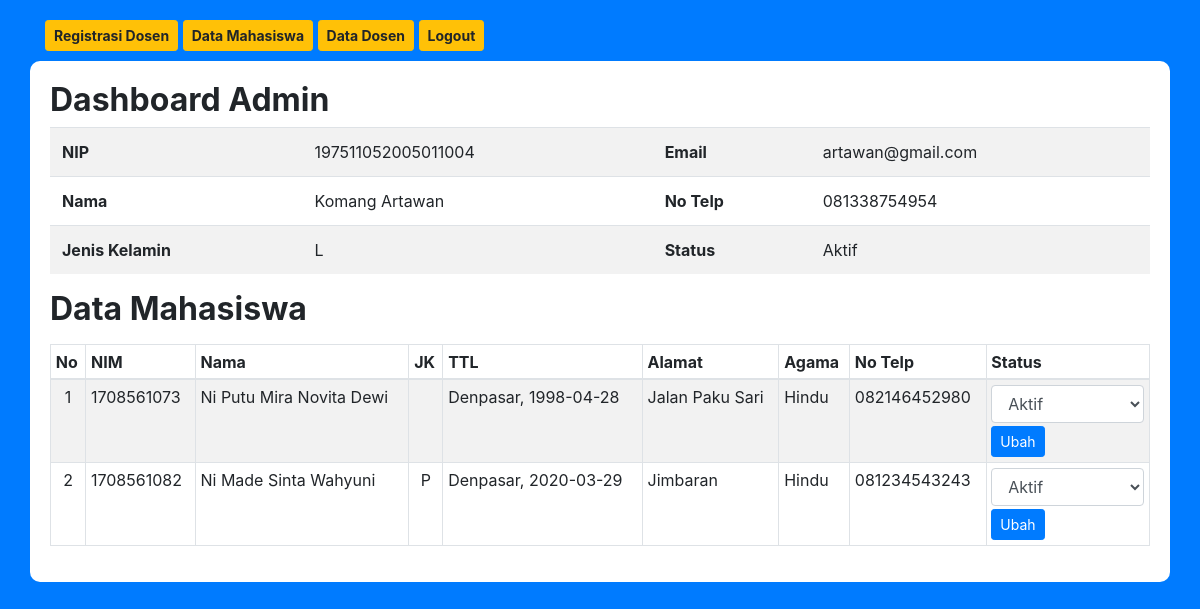
Page /adminDashboard.php (signed in) on the committed database.
### tables this page shows
CREATE TABLE `mahasiswa` (
  `nim` varchar(10) NOT NULL,
  `nama` varchar(50) DEFAULT NULL,
  `jk` enum('P','L') DEFAULT NULL,
  `tmp_lahir` varchar(30) DEFAULT NULL,
  `tgl_lahir` date DEFAULT NULL,
  `alamat` varchar(100) DEFAULT NULL,
  `agama` varchar(10) DEFAULT NULL,
  `no_telp` varchar(15) DEFAULT NULL,
  `fakultas` varchar(30) DEFAULT NULL,
  `prodi` varchar(30) DEFAULT NULL,
  `status_mhs` varchar(20) DEFAULT NULL
);

CREATE TABLE `user` (
  `id` varchar(30) NOT NULL,
  `password` varchar(50) DEFAULT NULL,
  `level` varchar(10) DEFAULT NULL,
  `status_akun` varchar(30) DEFAULT NULL
);

### adminDashboard.php (the view, shortened to what this page needs)
<?php
$id     = $_SESSION['idUser'];
?>
<!doctype html>
<html lang="en">
  <head>
    <link rel="stylesheet" type="text/css" href="css/bootstrap.min.css">
    <link rel="stylesheet" type="text/css" href="css/style.css">
  </head>
  <body>
    <div class="container" style="margin-top:20px;">
        <a href="dosenRegis.php"><button class="btn btn-warning btn-sm"><b>Registrasi Dosen</b></button></a>
        <a href="adminDashboard.php"><button class="btn btn-warning btn-sm"><b>Data Mahasiswa</b></button></a>
        <a href="adminDosen.php"><button class="btn btn-warning btn-sm"><b>Data Dosen</b></button></a>
        <a href="logout.php"><button class="btn btn-warning btn-sm"><b>Logout</b></button></a>
    </div>
    <div class="container" style="background: #fff; padding: 20px; border-radius: 10px; margin-top: 10px;">
        <h2><b>Dashboard Admin</b></h2>
        <?php
            include 'connect.php';
            $getData    = mysqli_query($conn, "SELECT nip, nama, email, jk, no_telp, status_admin FROM admin WHERE nip='$id'");
            $data       = mysqli_fetch_array($getData);
            $nip        = $data['nip'];
            $nama       = $data['nama'];
            $email      = $data['email'];
            $jk         = $data['jk'];
            $no_telp    = $data['no_telp'];
            $status_admin = $data['status_admin'];
        ?>
        <table class="table table-striped">
            <tr>
                <th>NIP</th>
                <td><?php echo $nip; ?></td>
                <th>Email</th>
                <td><?php echo $email; ?></td>
            </tr>
            <tr>
                <th>Nama</th>
                <td><?php echo $nama; ?></td>
                <th>No Telp</th>
                <td><?php echo $no_telp; ?></td>
            </tr>
            <tr>
                <th>Jenis Kelamin</th>
                <td><?php echo $jk; ?></td>
                <th>Status</th>
                <td><?php echo $status_admin; ?></td>
            </tr>
        </table>
        <h2 style="margin-top:10px;"><b>Data Mahasiswa</b></h2>
        <table class="table table-striped table-sm table-bordered" style="margin-top:15px;">
                <thead>
                <tr>
                    <th>No</th>
                    <th>NIM</th>
                    <th>Nama</th>
                    <th>JK</th>
                    <th>TTL</th>
                    <th>Alamat</th>
                    <th>Agama</th>
                    <th>No Telp</th>
                    <th>Status</th>
                </tr>
                </thead>
                <tbody id="tabel">
                <?php
                    include "connect.php";
                    $query_mysqli = mysqli_query($conn, "SELECT * FROM mahasiswa")or die(mysql_error());
                    $nomor = 1;
                    while($data = mysqli_fetch_array($query_mysqli)){
                ?>
                <tr>
                    <td align="center"><?php echo $nomor++; ?></td>
                    <td><?php echo $data['nim']; ?></td>
                    <td><?php echo $data['nama']; ?></td>
                    <td align="center"><?php echo $data['jk']; ?></td>
                    <td><?php echo $data['tmp_lahir'].", ".$data['tgl_lahir'];; ?></td>
                    <td><?php echo $data['alamat']; ?></td>
                    <td><?php echo $data['agama']; ?></td>
                    <td><?php echo $data['no_telp']; ?></td>
                    <?php $nim = $data['nim']; ?>
                    <td>
                    <form method="post" id="form-ubah-mhs" action="adminUpdateMhs.php">
                        <?php
                          $getUser = mysqli_query($conn, "SELECT status_akun FROM USER WHERE id='$nim'");
                          $dataUser = mysqli_fetch_array($getUser);
                        ?>
                        <select class="form-control" name="status_akun" id="status_akun">
                            <option value="<?php echo $dataUser['status_akun']; ?>"><?php echo $dataUser['status_akun']; ?></option>
                        </select>
                        <button type="submit" id="btn-ubah-mhs" class="btn btn-primary btn-sm" style="margin-top:3px;">Ubah</button>
                    </form>
                    </td>
                </tr>
                <?php } ?>
                </tbody>
            </table>
    </div>
  </body>
</html>

### css/style.css (style rules this page uses)
body { background-color: #007bff; }
a { text-decoration: none; }

### rows in the picture
mahasiswa: nim "1708561073", nama "Ni Putu Mira Novita Dewi", tmp_lahir "Denpasar", tgl_lahir "1998-04-28", alamat "Jalan Paku Sari", agama "Hindu", no_telp "082146452980", status_akun "Aktif"
mahasiswa: nim "1708561082", nama "Ni Made Sinta Wahyuni", jk "P", tmp_lahir "Denpasar", tgl_lahir "2020-03-29", alamat "Jimbaran", agama "Hindu", no_telp "081234543243", status_akun "Aktif"

### other values in the picture
$nip "197511052005011004"
$email "artawan@gmail.com"
$nama "Komang Artawan"
$no_telp "081338754954"
$jk "L"
$status_admin "Aktif"
